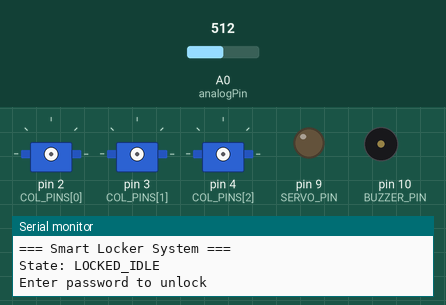
A sketch run on a simulated Arduino Uno, built with avr-gcc and run on an emulated ATmega328P. On the bench: 3 × servo, output pins drawn as LEDs (lit = HIGH), buzzer (waves = sounding, pin HIGH), the last lines printed to the serial monitor. Wiring (inferred from the names in the program): 3 × servo: signal pin 2 / signal pin 3 / signal pin 4. The inputs (shaded band) are chosen by the test bench; at power-on: A0 (analogPin) = 512. EEPROM starts erased; servo pulses on a pin are drawn as a servo (544–2400 µs = 0–180°); pins used as bus, display or sensor lines are not drawn.

Above: at 0.08 s.
At 1.2 s:
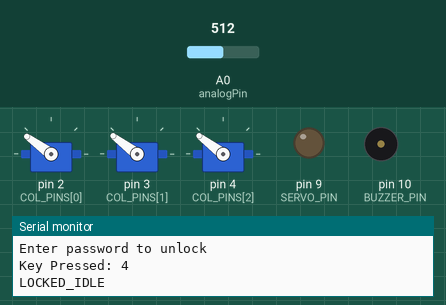
1.3 s: A0 (analogPin) set to 570
4.3 s: A0 (analogPin) set to 550
At 4.52 s:
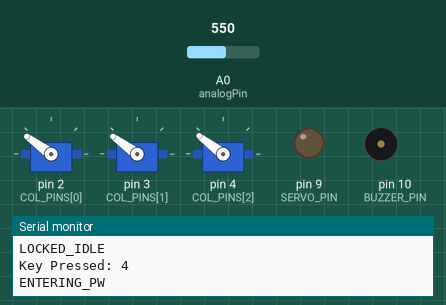
Timing chart, 0 to 7.3 s (numbered marks = the images above; inputs shaded):
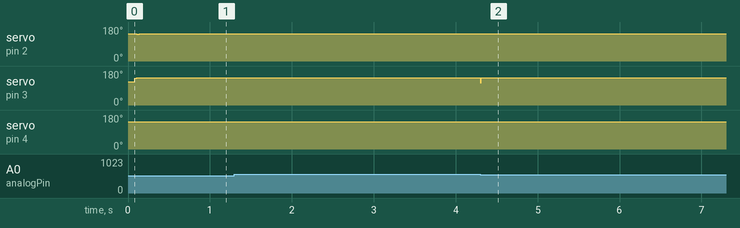

Measured:
- after the input at 4.3 s, servo on pin 3 (COL_PINS[1]): 143° → 144° at once; servo on pin 4 (COL_PINS[2]): stays 143° (without the input it goes to 144° after 8.6 s)

The sketch:

main.ino
```cpp
//no external libraries
//SMART LOCKER STATE MACHINE

//current: user able to reset unlock/lock, # key need hold time?

#include <avr/io.h>
#include <Arduino.h>

#define EE_PW_ADDR     0
#define EE_MAGIC_ADDR  10
#define EE_MAGIC_VALUE 0xA5


//ENUMS AND STATES
enum RowState {NONE, ROW1, ROW2, ROW3, ROW4, UNKNOWN};


bool pwMatches();
void pw_save_4digits(const char* pw);

enum SystemState {
  LOCKED_IDLE,      //System locked, waiting for input
  ENTERING_PW,      //User entering password to unlock
  CHECK_PW,         //Verifying entered password
  UNLOCKED,         //System unlocked
  RESET_PW,         //Resetting/changing password
  CONFIRM_NEW_PW    //Confirming new password entry, UI: additional state to double check the new pwd user wants to keep as lock code
};

// PIN DEFINITIONS
const int COL_PINS[] = {2, 3, 4};
const int analogPin = A0;
const int SERVO_PIN = 9;

const int BUZZER_PIN = 10; //for later additional features

// KEYPAD LAYOUT ARRAY
const char KEYS[4][3] = {
  {'1', '2', '3'},
  {'4', '5', '6'},
  {'7', '8', '9'},
  {'*', '0', '#'}
};

// PASSWORD SETTINGS VARIABLES
const int MAX_PASSWORD_LENGTH = 4;

// KEYPAD DEBOUNCING
char lastKey = '\0';
char currentKey = '\0';
unsigned long lastKeyTime = 0;
const unsigned long DEBOUNCE_TIME = 300;

// NON-BLOCKING KEYPAD SCANNING
int currentCol = 0;
unsigned long colSwitchTime = 0;
const unsigned long COL_SETTLE_TIME = 2;

// STATE MACHINE
SystemState state = LOCKED_IDLE;
unsigned long stateStartTime = 0;

// FUNCTION DECLARATIONS
RowState classifyRow(int adc);
char scanKeypadNonBlocking();
void handleKeyPress(char key);
void changeState(SystemState newState);
static void eeprom_write_byte_11(uint16_t addr, uint8_t data);
static uint8_t eeprom_read_byte_11(uint16_t);
void pw_load_default_if_missing();
void clearEntered();

//COUNTER FOR #
uint8_t hashCount = 0;
unsigned long firstHashTime = 0;
const unsigned long HASH_WINDOW_MS = 2000;

//SETTING PW LENGTH
const uint8_t PW_LEN = 4;
char entered[PW_LEN + 1]; // char array
uint8_t enteredLen = 0;

char stored[PW_LEN + 1];


bool isUnlocked = false;


// SETUP (placeholder)
void setup() {
  Serial.begin(9600);
  pinMode(analogPin, INPUT);
  pinMode(SERVO_PIN, OUTPUT);
  pinMode(BUZZER_PIN, OUTPUT);
  pw_load_default_if_missing();

  for (int i = 0; i < 3; i++) {
    pinMode(COL_PINS[i], OUTPUT);
    digitalWrite(COL_PINS[i], LOW);
  }

  Serial.println("=== Smart Locker System ===");
  Serial.println("State: LOCKED_IDLE");
  Serial.println("Enter password to unlock");

}

//MAIN LOOP
void loop() {
  char raw = scanKeypadNonBlocking();
  static char latched = '\0';
  static unsigned long releaseStart = 0;
  const unsigned long RELEASE_MS = 80;

  if (latched == '\0') {
    if (raw != '\0') {
      latched = raw;
      Serial.print("Key Pressed: ");
      Serial.println(latched);
      handleKeyPress(latched);
    }
    return;
  }

  if (raw == '\0') {
    if (releaseStart == 0) releaseStart = millis();
    if (millis() - releaseStart >= RELEASE_MS) {
      latched = '\0';
      releaseStart = 0;
    }
  } else {
    // still seeing some key (maybe bouncing), reset release timer
    releaseStart = 0;
  }
}


// HANDLE KEY PRESS
void handleKeyPress(char k) {
  unsigned long now = millis();

  switch (state) {
    case LOCKED_IDLE:
      Serial.println("LOCKED_IDLE");

      if (hashCount > 0 && (now - firstHashTime) > HASH_WINDOW_MS) {
        hashCount = 0;
      }

      if (k == '#') {
        if (hashCount == 0) firstHashTime = now;
        hashCount++;

        if (hashCount >= 4) {
          hashCount = 0;
          clearEntered();
          state = RESET_PW;
          break;
        }
      }
      else if (k >= '0' && k <= '9') {
        hashCount = 0;
        clearEntered();
        entered[enteredLen++] = k;
        entered[enteredLen] = '\0';
        state = ENTERING_PW;
      }


     break;


    case ENTERING_PW:
      Serial.println("ENTERING_PW");

      if (k >= '0' && k <= '9') {
        if (enteredLen < PW_LEN) {
          entered[enteredLen++] = k;
          entered[enteredLen] = '\0';

          if (enteredLen == PW_LEN) {
            state = CHECK_PW;
          }
        }
      }
      else if (k == '*') {
        clearEntered();
        Serial.println("Password Cleared");
        state = LOCKED_IDLE;
      }
      else if (k == '#') {
        if (enteredLen == PW_LEN) {

          state = CHECK_PW;
          }
      }
    break;


    case CHECK_PW:
      Serial.println("CHECK_PW");
      if (pwMatches()) {
        Serial.println("Correct Password");
        Serial.println(">>> UNLOCKED <<<");
        isUnlocked = true;
        clearEntered();
        state = UNLOCKED;
      } else {
        Serial.println("Incorrect Password");
        delay(1000);
        clearEntered();
        state = LOCKED_IDLE;
      }
      break;

    case UNLOCKED:
      if (k == '*' && isUnlocked){
        isUnlocked = false;
        state = LOCKED_IDLE;
      }
     break;


    case RESET_PW:
      Serial.println("RESET_PW");
      // collect exactly 4 digits
      if (k >= '0' && k <= '9'){
        if (enteredLen < PW_LEN){
          entered[enteredLen++] = k;
          entered[enteredLen] = '\0';
        }
      } else if (k == '*'){
        hashCount = 0;
        clearEntered();
        state = LOCKED_IDLE;
      } else if (k == '#'){
        // confirm/save only if 4 digits entered
        if (enteredLen == PW_LEN){
          pw_save_4digits(entered);
          clearEntered();
          state = LOCKED_IDLE;
        }
      }
    break;

  }
}

// CHANGE STATE
void changeState(SystemState newState) {
  state = newState;
  stateStartTime = millis();

  Serial.print("State: ");
  switch (newState) {
    case LOCKED_IDLE: Serial.println("LOCKED_IDLE"); break;
    case UNLOCKED: Serial.println("UNLOCKED"); break;
    case ENTERING_PW: Serial.println("ENTERING_PW"); break;
    case CHECK_PW: Serial.println("CHECK_PW"); break;
    case RESET_PW: Serial.println("RESET_PW - Enter new 4-digit password"); break;
    case CONFIRM_NEW_PW: Serial.println("CONFIRM_NEW_PW"); break;
  }
}
// CLASSIFY ROW (from previous keypad recognition)
RowState classifyRow(int adc) {
  if (adc >= 620 && adc <= 750) return ROW1;
  if (adc >= 450 && adc <= 560) return ROW2;
  if (adc >= 270 && adc <= 360) return ROW3;
  if (adc >= 130 && adc <= 230) return ROW4;
  if (adc >= 0   && adc <= 50)  return NONE;
  return UNKNOWN;
}

// NON-BLOCKING KEYPAD SCAN
char scanKeypadNonBlocking() {
  static enum ScanState {WAITING, READING} scanState = WAITING;

  switch (scanState) {
    case WAITING:
      digitalWrite(COL_PINS[currentCol], HIGH);
      colSwitchTime = millis();
      scanState = READING;
      return '\0';

    case READING:
      if (millis() - colSwitchTime >= COL_SETTLE_TIME) {
        int adc = analogRead(analogPin);
        RowState currentRow = classifyRow(adc);

        char detectedKey = '\0';

        if (currentRow >= ROW1 && currentRow <= ROW4) {
          int rowIndex = currentRow - 1;
          detectedKey = KEYS[rowIndex][currentCol];
        }

        digitalWrite(COL_PINS[currentCol], LOW);
        currentCol = (currentCol + 1) % 3;
        scanState = WAITING;

        return detectedKey;
      }
      return '\0';
  }

  return '\0';
}

bool pwMatches() {
  // must have exactly 4 digits
  if (enteredLen != PW_LEN) return false;

  for (uint8_t i = 0; i < PW_LEN; i++) {
    if (entered[i] != stored[i]) return false;
  }
  return true;
}
void pw_save_4digits(const char* pw) {

  for (uint8_t i = 0; i < PW_LEN; i++) {
    eeprom_write_byte_ll(EE_PW_ADDR + i, (uint8_t)pw[i]);
  }
  eeprom_write_byte_ll(EE_MAGIC_ADDR, EE_MAGIC_VALUE);

  for (uint8_t i = 0; i < PW_LEN; i++) stored[i] = pw[i];
  stored[PW_LEN] = '\0';
  Serial.print("New password saved: ");
  Serial.println(stored);
}


//EPROM STUFF
static void eeprom_wait_ready() {
  while (EECR & (1 << EEPE)) { /* wait */ }
}

static void eeprom_write_byte_ll(uint16_t addr, uint8_t data) {
  eeprom_wait_ready();
  EEAR = addr;
  EEDR = data;
  EECR |= (1 << EEMPE);
  EECR |= (1 << EEPE);
}

static uint8_t eeprom_read_byte_ll(uint16_t addr) {
  eeprom_wait_ready();
  EEAR = addr;
  EECR |= (1 << EERE);
  return EEDR;
}

void pw_load_default_if_missing() {
  if (eeprom_read_byte_ll(EE_MAGIC_ADDR) != EE_MAGIC_VALUE) {
    const char defaultPw[PW_LEN + 1] = "1234";
    for (uint8_t i = 0; i < PW_LEN; i++) {
      eeprom_write_byte_ll(EE_PW_ADDR + i, (uint8_t)defaultPw[i]);
    }
    eeprom_write_byte_ll(EE_MAGIC_ADDR, EE_MAGIC_VALUE);
  }

  // Load stored PW into RAM buffer
  for (uint8_t i = 0; i < PW_LEN; i++) {
    stored[i] = (char)eeprom_read_byte_ll(EE_PW_ADDR + i);
  }
  stored[PW_LEN] = '\0';
}

// WHEN PRESSING THE STAR, THIS METHOD CLEARS ARR
void clearEntered() {
  enteredLen = 0;
  entered[0] = '\0';
}
```
